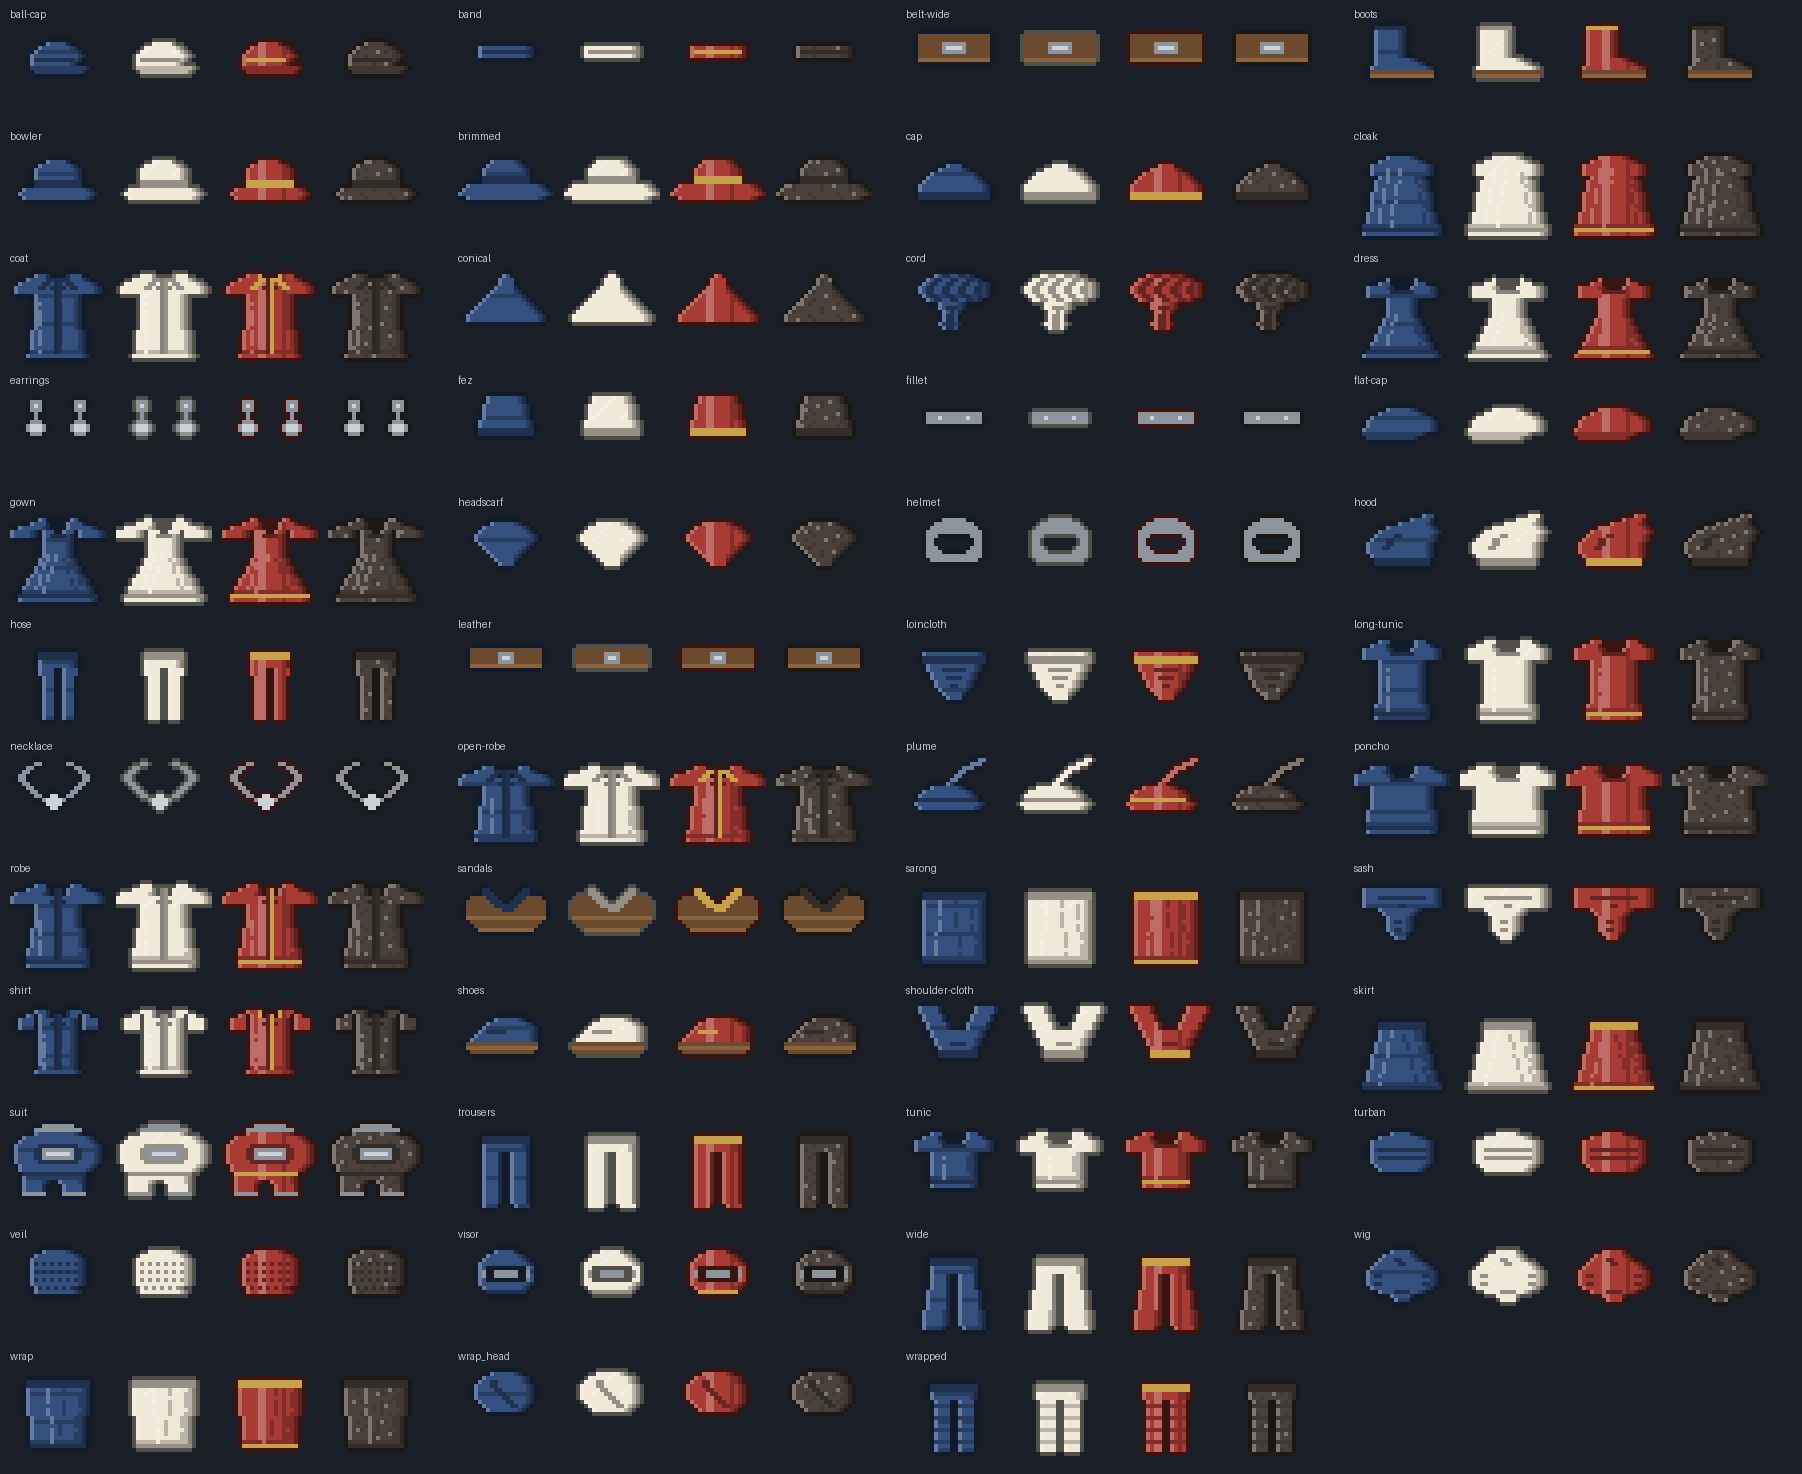

Source code (Python):
"""Contact sheet of the art as it ships: reads garment-art.ts and repeats the
palette and fibre-texture rules from garment-icons.ts."""
import re, sys
from PIL import Image, ImageDraw
TS = open(__file__.rsplit('/scripts/', 1)[0] + '/src/render/garment-art.ts').read()
ART = {k.strip('"'): re.findall(r'"([^"]*)"', v)
       for k, v in re.findall(r'\n  ("?[\w-]+"?): \[\n((?:    "[^"]*",\n)+)  \]', TS)}
N = 24
def rgbf(h): n = int(h[1:], 16); return [(n >> 16) & 255, (n >> 8) & 255, n & 255]
def shift(h, f): return [c + (255-c)*(f-1) if f >= 1 else c*f for c in rgbf(h)]
def mute(c, a):
    g = sum(c)/3; return tuple(int(x + (g-x)*a) for x in c)
def pal(hex, q=0):
    worn = 0.45 if q < 0 else 0
    t = lambda f: mute(shift(hex, f), worn)
    return {'o': t(0.9 if worn else 1.0), 'O': t(1.25), 'x': t(0.78),
            '#': t(0.56), ':': t(0.62), '.': t(0.34),
            't': (200, 162, 74) if q >= 2 else t(0.62),
            'T': (224, 192, 120) if q >= 2 else t(0.75),
            'k': (107, 74, 46), 'K': (138, 100, 64),
            'm': (141, 148, 156), 'M': (204, 210, 216)}
def tex(mat, c, r):
    if mat in ('wool', 'felt'): return 'x' if (c*7 + r*5) % 7 == 0 else None
    if mat in ('linen', 'hemp', 'jute', 'ramie'): return 'x' if r % 4 == 0 else None
    if mat == 'silk': return 'O' if c in (9, 10) else ('x' if c == 15 else None)
    if mat == 'synthetic': return 'O' if r < 8 and (c+r) % 7 == 0 else None
    if mat in ('hide', 'fur'):
        return 'x' if (c*3 + r*r) % 7 == 0 else ('O' if (c + r*3) % 11 == 0 else None)
    if mat == 'barkcloth': return 'x' if c % 4 == 0 else None
    return None
CASES = [("#33507e", "wool", 0), ("#efe9d8", "synthetic", 0),
         ("#a83b34", "silk", 2), ("#59483d", "hide", -1)]
names = sys.argv[2:] or sorted(ART)
S = int(sys.argv[1]) if len(sys.argv) > 1 else 5
cols = 4
rows = (len(names) + cols - 1)//cols
cell = (N*S + 10)*len(CASES) + 24
img = Image.new('RGB', (cell*cols + 10, (N*S + 26)*rows + 10), (26, 30, 38))
d = ImageDraw.Draw(img)
for i, name in enumerate(names):
    gx, gy = (i % cols)*cell + 10, (i//cols)*(N*S + 26) + 8
    d.text((gx, gy), name, fill=(190, 196, 206))
    for j, (hex, mat, q) in enumerate(CASES):
        p = pal(hex, q); x0 = gx + j*(N*S + 10); y0 = gy + 14
        for r, row in enumerate(ART[name]):
            for c, ch in enumerate(row):
                if ch == ' ': continue
                col = p.get(ch, p['o'])
                if ch == 'o':
                    t = tex(mat, c, r)
                    if t: col = p[t]
                d.rectangle([x0+c*S, y0+r*S, x0+c*S+S-1, y0+r*S+S-1], fill=col)
img.save(__file__.rsplit('/', 1)[0] + '/sheet.png')
print(len(names), 'icons')
